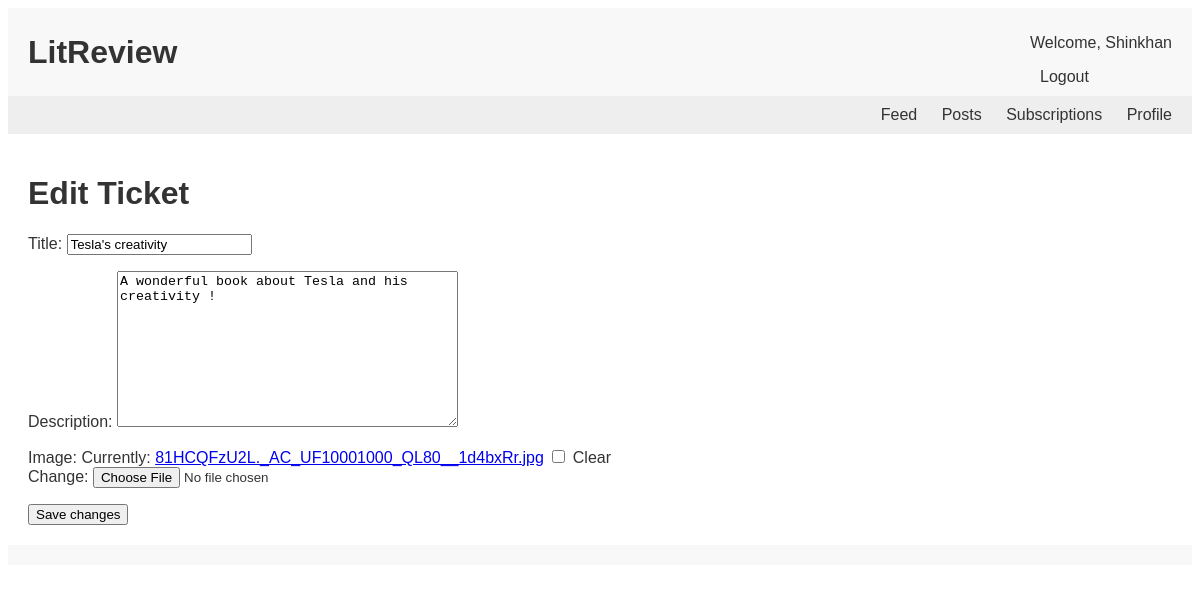
The app's page /edit_ticket/5/ (signed in) with its own data.
### my_LITRevu_app/models.py (models this page shows, shortened)
class Ticket(models.Model):
    title = models.CharField(max_length=128, unique=True)
    description = models.TextField(max_length=2048, blank=True)
    user = models.ForeignKey(
        to=settings.AUTH_USER_MODEL, on_delete=models.CASCADE)
    image = models.ImageField(blank=True, null=True)
    time_created = models.DateTimeField(auto_now_add=True)

### my_LITRevu_app/views.py (the view, shortened to what this page needs)
# urls.py: path('edit_ticket/<int:pk>/', views.EditTicketView.as_view(),
@method_decorator(login_required, name='dispatch')
class EditTicketView(UpdateView):
    model = Ticket
    fields = ['title', 'description', 'image']
    template_name = 'my_LITRevu_app/tickets/edit_ticket.html'

### templates/my_LITRevu_app/tickets/edit_ticket.html (shortened to what this page needs)
{% extends 'base_generic.html' %}
{% block content %}
  <h1>Edit Ticket</h1>
  <form method="post" enctype="multipart/form-data">
    {{ form.as_p }}
    <button type="submit">Save changes</button>
  </form>
{% endblock %}

### templates/base_generic.html (shortened to what this page needs)
{% load static %}
<!DOCTYPE html>
<html lang="en">
<head>
    <link rel="stylesheet" type="text/css" href="{% static 'css/styles.css' %}">
</head>
<body>
    <header>
        <div class="header-left">
            <h1>{% block page_title %}LitReview{% endblock %}</h1>
        </div>
        <div class="header-right">
            {% if user.is_authenticated %}
                <p>Welcome, {{ user.username }}</p>
                <a href="{% url 'logout' %}">Logout</a>
            {% else %}
                <a href="{% url 'login' %}">Login</a>
                <a href="{% url 'register' %}">Register</a>
            {% endif %}
        </div>
    </header>
    <nav class="tabs" role="navigation" aria-label="Main">
        <ul>
            <li><a href="{% url 'feed' %}">Feed</a></li>
            <li><a href="{% url 'posts' %}">Posts</a></li>
            <li><a href="{% url 'subscriptions' %}">Subscriptions</a></li>
            <li><a href="{% url 'profile' %}">Profile</a></li>
        </ul>
    </nav>
    <main role="main">
        {% block content %}{% endblock content %}
    </main>
    <footer role="contentinfo">
    </footer>
</body>
</html>

### static/css/styles.css (style rules this page uses)
body { font-family: Arial, sans-serif; color: #333; background-color: #fff; font-size: 1em; }
header { display: flex; justify-content: space-between; align-items: center; padding: 10px 20px; background-color: #f8f8f8; }
.header-left h1 { margin: 0; }
.header-right a { margin-left: 10px; text-decoration: none; color: #333; }
.tabs ul { list-style: none; padding: 0; text-align: right; background-color: #eee; margin: 0; padding: 10px 20px; }
.tabs ul li { display: inline; margin-left: 20px; }
.tabs ul li a { text-decoration: none; color: #333; }
main { padding: 20px; }
footer { text-align: center; padding: 10px 0; background-color: #f8f8f8; }

### records on screen
Ticket: title "Tesla's creativity", description "A wonderful book about Tesla and his creativity !"

### other values on screen
{{ user.username }} "Shinkhan"
